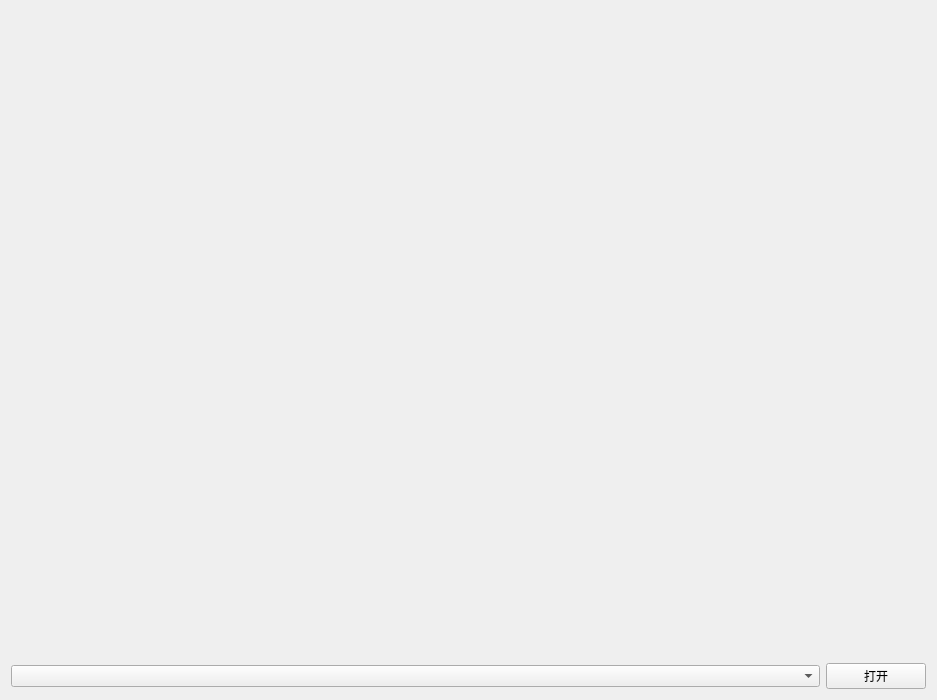
<?xml version="1.0" encoding="UTF-8"?>
<ui version="4.0">
 <class>Widget</class>
 <widget class="QWidget" name="Widget">
  <property name="geometry">
   <rect>
    <x>0</x>
    <y>0</y>
    <width>937</width>
    <height>700</height>
   </rect>
  </property>
  <property name="minimumSize">
   <size>
    <width>300</width>
    <height>0</height>
   </size>
  </property>
  <property name="windowTitle">
   <string>Widget</string>
  </property>
  <layout class="QGridLayout" name="gridLayout">
   <item row="0" column="0" colspan="2">
    <widget class="FFmpegWidget" name="playWidget" native="true">
     <layout class="QGridLayout" name="gridLayout_2"/>
    </widget>
   </item>
   <item row="1" column="0">
    <widget class="QComboBox" name="cboxUrl"/>
   </item>
   <item row="1" column="1">
    <widget class="QPushButton" name="btnOpen">
     <property name="maximumSize">
      <size>
       <width>100</width>
       <height>16777215</height>
      </size>
     </property>
     <property name="text">
      <string>打开</string>
     </property>
    </widget>
   </item>
  </layout>
 </widget>
 <layoutdefault spacing="6" margin="11"/>
 <customwidgets>
  <customwidget>
   <class>FFmpegWidget</class>
   <extends>QWidget</extends>
   <header>ffmpeg.h</header>
   <container>1</container>
  </customwidget>
 </customwidgets>
 <resources/>
 <connections/>
</ui>
